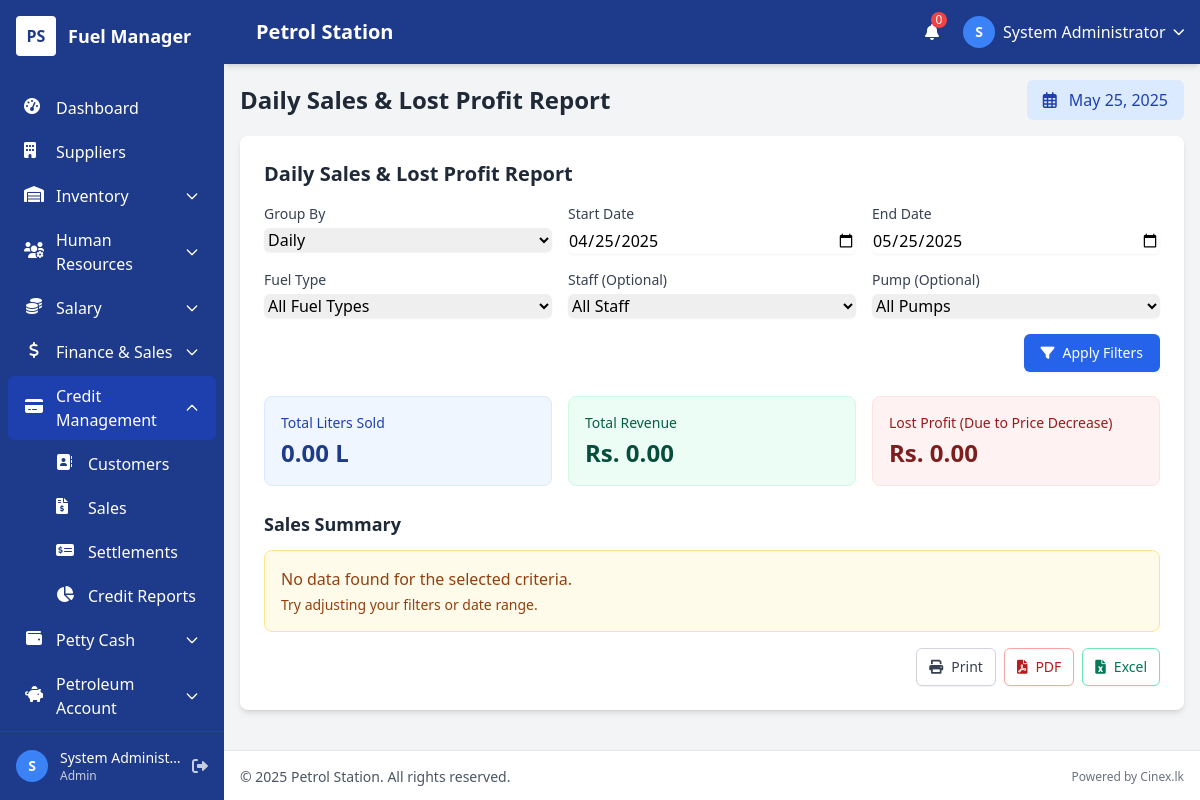
Screenshot of /reports/daily_sales_report.php (signed in) with the database file from the repository.
### tables this page shows
CREATE TABLE `users` (
  `user_id` int(11) NOT NULL AUTO_INCREMENT,
  `username` varchar(50) NOT NULL,
  `password` varchar(255) NOT NULL,
  `full_name` varchar(100) NOT NULL,
  `role` enum('admin','manager','cashier','attendant') NOT NULL DEFAULT 'attendant',
  `status` enum('active','inactive') NOT NULL DEFAULT 'active',
  `last_login` datetime DEFAULT NULL,
  `created_at` timestamp NOT NULL DEFAULT current_timestamp(),
  `email` varchar(100) DEFAULT NULL,
  PRIMARY KEY (`user_id`),
  UNIQUE KEY `username` (`username`)
);

CREATE TABLE `system_settings` (
  `setting_id` int(11) NOT NULL AUTO_INCREMENT,
  `setting_name` varchar(50) NOT NULL,
  `setting_value` text NOT NULL,
  `created_at` timestamp NOT NULL DEFAULT current_timestamp(),
  `updated_at` timestamp NOT NULL DEFAULT current_timestamp() ON UPDATE current_timestamp(),
  `description` text DEFAULT NULL,
  PRIMARY KEY (`setting_id`),
  UNIQUE KEY `setting_name` (`setting_name`)
);

### includes/config.php (called while the page is built, shortened)
<?php
$app_settings = [];

### includes/functions.php (called while the page is built, shortened)
<?php
function load_settings($conn) {
    global $app_settings;
    $query = "SELECT setting_name, setting_value FROM system_settings";
    $result = $conn->query($query);
    if ($result && $result->num_rows > 0) {
        while ($row = $result->fetch_assoc()) {
            $app_settings[$row['setting_name']] = $row['setting_value'];
        }
    }
    return $app_settings;
}
function get_setting($setting_name, $default = null) {
    global $app_settings;
    if (isset($app_settings[$setting_name])) {
        return $app_settings[$setting_name];
    }
    return $default;
}

### includes/db.php (called while the page is built, shortened)
<?php
require_once __DIR__ . '/config.php';
require_once __DIR__ . '/functions.php';
try {
    $conn = @new mysqli($db_host, $db_user, $db_pass, $db_name);
    if (function_exists('load_settings')) {
       load_settings($conn);
    } else {
       error_log("Warning: function 'load_settings' not found after including functions.php in db.php.");
    }
} catch (Exception $e) {
    error_log("Database setup error: " . $e->getMessage());
    echo "<!DOCTYPE html><html><head><title>Database Error</title></head><body style='font-family: sans-serif;'>";
    echo "<div style='border: 2px solid #cc0000; padding: 20px; margin: 30px auto; max-width: 800px; background-color: #fff0f0;'>";
    echo "<h2 style='color: #cc0000;'>Database Connection Error</h2>";
    echo "<p>We encountered a problem connecting to the database. This may be temporary.</p>";
    echo "<p>Please notify the system administrator if this problem persists.</p>";
    echo "</div>";
    echo "</body></html>";
    exit;
}
?>

### reports/daily_sales_report.php (the view, shortened to what this page needs)
<?php
$page_title = "Daily Sales & Lost Profit Report";
require_once '../includes/header.php';
require_once '../includes/db.php';
function getCurrencySymbol() {
    return 'Rs.';
}
$period_type = isset($_GET['period_type']) ? $_GET['period_type'] : 'daily';
$start_date = isset($_GET['start_date']) ? $_GET['start_date'] : date('Y-m-d', strtotime('-30 days'));
$end_date = isset($_GET['end_date']) ? $_GET['end_date'] : date('Y-m-d');
$fuel_type_id = isset($_GET['fuel_type_id']) ? $_GET['fuel_type_id'] : null;
$staff_id = isset($_GET['staff_id']) ? $_GET['staff_id'] : null;
$pump_id = isset($_GET['pump_id']) ? $_GET['pump_id'] : null;
function getSalesData($conn, $period_type, $start_date, $end_date, $fuel_type_id = null, $staff_id = null, $pump_id = null) {
    $group_format = '';
    $date_format = '';
    switch ($period_type) {
        case 'daily':
        default:
            $group_format = "DATE(mr.reading_date)";
            $date_format = "DATE(mr.reading_date)";
            break;
    }
    $sql = "SELECT
                $group_format AS period,
                $date_format AS period_date,
                ft.fuel_type_id,
                ft.fuel_name,
                SUM(mr.volume_dispensed) AS total_volume,
                (SELECT MAX(fp1.selling_price)
                 FROM fuel_prices fp1
                 WHERE fp1.fuel_type_id = ft.fuel_type_id
                 AND fp1.effective_date <= MIN(mr.reading_date)
                 GROUP BY fp1.fuel_type_id
                 ORDER BY fp1.effective_date DESC LIMIT 1) AS current_price,
                (SELECT MAX(fp2.selling_price)
                 FROM fuel_prices fp2
                 WHERE fp2.fuel_type_id = ft.fuel_type_id
                 AND fp2.effective_date < (
                     SELECT MAX(fp3.effective_date)
                     FROM fuel_prices fp3
                     WHERE fp3.fuel_type_id = ft.fuel_type_id
                     AND fp3.effective_date <= MIN(mr.reading_date)
                 )
                 GROUP BY fp2.fuel_type_id
                 ORDER BY fp2.effective_date DESC LIMIT 1) AS previous_price
            FROM
                meter_readings mr
                JOIN pump_nozzles pn ON mr.nozzle_id = pn.nozzle_id
                JOIN pumps p ON pn.pump_id = p.pump_id
                JOIN fuel_types ft ON pn.fuel_type_id = ft.fuel_type_id
                LEFT JOIN staff_assignments sa ON p.pump_id = sa.pump_id
                    AND DATE(mr.reading_date) = sa.assignment_date
            WHERE
                DATE(mr.reading_date) BETWEEN ? AND ?";
    $params = [$start_date, $end_date];
    $types = "ss";
    $sql .= " GROUP BY
                period,
                ft.fuel_type_id,
                ft.fuel_name
            ORDER BY
                period_date ASC,
                ft.fuel_name ASC";
    try {
        $stmt = $conn->prepare($sql);
        $stmt->bind_param($types, ...$params);
        $stmt->execute();
        $result = $stmt->get_result();
        $data = [];
        return $data;
    } catch (Exception $e) {
        error_log("Error in getSalesData: " . $e->getMessage());
        return [];
    }
}
function getComparisonWithPreviousPeriod($current_data) {
    $current_totals = [
        'total_volume' => 0,
        'total_revenue' => 0,
        'lost_profit' => 0
    ];
    return $current_totals;
}
$report_data = getSalesData($conn, $period_type, $start_date, $end_date, $fuel_type_id, $staff_id, $pump_id);
$summary_totals = getComparisonWithPreviousPeriod($report_data);
?>
<div class="bg-white rounded-lg shadow-md p-6 mb-6">
    <h2 class="text-xl font-bold text-gray-800 mb-4">Daily Sales & Lost Profit Report</h2>
    <form method="POST" action="" class="mb-6">
        <div class="grid grid-cols-1 md:grid-cols-2 lg:grid-cols-3 gap-4 mb-4">
            <div>
                <label for="period_type" class="block text-sm font-medium text-gray-700 mb-1">Group By</label>
                <select id="period_type" name="period_type" class="block w-full rounded-md border-gray-300 shadow-sm focus:border-blue-500 focus:ring focus:ring-blue-500 focus:ring-opacity-50">
                    <option value="daily" <?= $period_type === 'daily' ? 'selected' : '' ?>>Daily</option>
                </select>
            </div>
            <div>
                <label for="start_date" class="block text-sm font-medium text-gray-700 mb-1">Start Date</label>
                <input type="date" id="start_date" name="start_date" value="<?= htmlspecialchars($start_date) ?>"
                    class="block w-full rounded-md border-gray-300 shadow-sm focus:border-blue-500 focus:ring focus:ring-blue-500 focus:ring-opacity-50">
            </div>
            <div>
                <label for="end_date" class="block text-sm font-medium text-gray-700 mb-1">End Date</label>
                <input type="date" id="end_date" name="end_date" value="<?= htmlspecialchars($end_date) ?>"
                    class="block w-full rounded-md border-gray-300 shadow-sm focus:border-blue-500 focus:ring focus:ring-blue-500 focus:ring-opacity-50">
            </div>
            <div>
                <label for="fuel_type_id" class="block text-sm font-medium text-gray-700 mb-1">Fuel Type</label>
                <select id="fuel_type_id" name="fuel_type_id" class="block w-full rounded-md border-gray-300 shadow-sm focus:border-blue-500 focus:ring focus:ring-blue-500 focus:ring-opacity-50">
                    <option value="">All Fuel Types</option>
                </select>
            </div>
            <div>
                <label for="staff_id" class="block text-sm font-medium text-gray-700 mb-1">Staff (Optional)</label>
                <select id="staff_id" name="staff_id" class="block w-full rounded-md border-gray-300 shadow-sm focus:border-blue-500 focus:ring focus:ring-blue-500 focus:ring-opacity-50">
                    <option value="">All Staff</option>
                </select>
            </div>
            <div>
                <label for="pump_id" class="block text-sm font-medium text-gray-700 mb-1">Pump (Optional)</label>
                <select id="pump_id" name="pump_id" class="block w-full rounded-md border-gray-300 shadow-sm focus:border-blue-500 focus:ring focus:ring-blue-500 focus:ring-opacity-50">
                    <option value="">All Pumps</option>
                </select>
            </div>
        </div>
        <div class="flex justify-end">
            <button type="submit" class="inline-flex items-center px-4 py-2 border border-transparent rounded-md shadow-sm text-sm font-medium text-white bg-blue-600 hover:bg-blue-700 focus:outline-none focus:ring-2 focus:ring-offset-2 focus:ring-blue-500">
                <i class="fas fa-filter mr-2"></i> Apply Filters
            </button>
        </div>
    </form>
    <div class="grid grid-cols-1 md:grid-cols-3 gap-4 mb-6">
        <div class="bg-blue-50 rounded-lg p-4 border border-blue-100">
            <div class="text-sm font-medium text-blue-800 mb-1">Total Liters Sold</div>
            <div class="text-2xl font-bold text-blue-900"><?= number_format($summary_totals['total_volume'], 2) ?> L</div>
        </div>
        <div class="bg-green-50 rounded-lg p-4 border border-green-100">
            <div class="text-sm font-medium text-green-800 mb-1">Total Revenue</div>
            <div class="text-2xl font-bold text-green-900"><?= getCurrencySymbol() . ' ' . number_format($summary_totals['total_revenue'], 2) ?></div>
        </div>
        <div class="bg-red-50 rounded-lg p-4 border border-red-100">
            <div class="text-sm font-medium text-red-800 mb-1">Lost Profit (Due to Price Decrease)</div>
            <div class="text-2xl font-bold text-red-900"><?= getCurrencySymbol() . ' ' . number_format($summary_totals['lost_profit'], 2) ?></div>
        </div>
    </div>
    <h3 class="text-lg font-semibold text-gray-800 mb-3">Sales Summary</h3>
    <?php if (empty($report_data)): ?>
    <div class="bg-yellow-50 rounded-lg p-4 border border-yellow-200 text-yellow-800">
        <p class="font-medium">No data found for the selected criteria.</p>
        <p class="text-sm mt-1">Try adjusting your filters or date range.</p>
    </div>
    <?php endif; ?>
    <div class="flex justify-end mt-4 space-x-2">
        <button onclick="printReport()" class="inline-flex items-center px-3 py-2 border border-gray-300 rounded-md shadow-sm text-sm font-medium text-gray-700 bg-white hover:bg-gray-50 focus:outline-none focus:ring-2 focus:ring-offset-2 focus:ring-blue-500">
            <i class="fas fa-print mr-2"></i> Print
        </button>
        <button onclick="exportPDF()" class="inline-flex items-center px-3 py-2 border border-red-300 rounded-md shadow-sm text-sm font-medium text-red-700 bg-white hover:bg-red-50 focus:outline-none focus:ring-2 focus:ring-offset-2 focus:ring-red-500">
            <i class="fas fa-file-pdf mr-2"></i> PDF
        </button>
        <button onclick="exportExcel()" class="inline-flex items-center px-3 py-2 border border-green-300 rounded-md shadow-sm text-sm font-medium text-green-700 bg-white hover:bg-green-50 focus:outline-none focus:ring-2 focus:ring-offset-2 focus:ring-green-500">
            <i class="fas fa-file-excel mr-2"></i> Excel
        </button>
    </div>
</div>
<?php
require_once '../includes/footer.php';
?>

### includes/header.php (shortened to what this page needs)
<?php
$current_page = basename($_SERVER['PHP_SELF']);
$user_data = null;
if (isset($_SESSION['user_id'])) {
    require_once __DIR__ . '/db.php';
    $stmt = $conn->prepare("SELECT user_id, username, full_name, role FROM users WHERE user_id = ?");
    $stmt->bind_param("i", $_SESSION['user_id']);
    $stmt->execute();
    $result = $stmt->get_result();
    $user_data = $result->fetch_assoc();
}
$company_name = get_setting('company_name', 'Fuel Manager');
$current_date = date('F d, Y');
?>
<!DOCTYPE html>
<html lang="en">
<head>
    <link href="https://cdn.jsdelivr.net/npm/tailwindcss@2.2.19/dist/tailwind.min.css" rel="stylesheet">
    <link rel="stylesheet" href="https://cdnjs.cloudflare.com/ajax/libs/font-awesome/6.0.0/css/all.min.css">
</head>
<body class="bg-gray-100">
    <?php if ($current_page != 'login.php'): ?>
    <div class="min-h-screen">
        <?php include_once __DIR__ . '/sidebar.php'; ?>
        <div id="main-content-wrapper">
            <header class="bg-header shadow-md z-20 sticky top-0 main-header">
                <div class="flex justify-between items-center h-16 px-4">
                    <div class="flex items-center">
                        <div class="ml-4 text-white text-xl font-semibold">
                            <?= htmlspecialchars($company_name) ?>
                        </div>
                    </div>
                    <div class="flex items-center space-x-4">
                        <div class="relative">
                            <button class="text-white p-2 rounded-full hover:bg-sidebar-active focus:outline-none">
                                <i class="fas fa-bell"></i>
                                <span class="absolute top-0 right-0 h-4 w-4 bg-red-500 rounded-full text-xs flex items-center justify-center">
                                    0
                                </span>
                            </button>
                        </div>
                        <?php if ($user_data): ?>
                        <div class="relative">
                            <button id="user-menu-button" class="flex items-center space-x-2 text-white focus:outline-none">
                                <div class="w-8 h-8 rounded-full bg-secondary flex items-center justify-center">
                                    <?php
                                    $initials = 'S';
                                    if (isset($user_data['full_name'])) {
                                        $name_parts = explode(' ', $user_data['full_name']);
                                        $initials = strtoupper(substr($name_parts[0], 0, 1));
                                        if (count($name_parts) > 1) {
                                            $initials = strtoupper(substr($name_parts[0], 0, 1));
                                        }
                                    }
                                    ?>
                                    <span class="text-sm font-bold"><?= $initials ?></span>
                                </div>
                                <span class="hidden md:inline"><?= htmlspecialchars($user_data['full_name']) ?></span>
                                <i class="fas fa-chevron-down text-xs"></i>
                            </button>
                        </div>
                        <?php endif; ?>
                    </div>
                </div>
            </header>
            <main class="p-4">
                <?php if (isset($page_title)): ?>
                <div class="flex flex-col md:flex-row justify-between items-start md:items-center mb-4">
                    <div>
                        <h1 class="text-2xl font-bold text-gray-800"><?= htmlspecialchars($page_title) ?></h1>
                    </div>
                    <div class="bg-blue-100 px-4 py-2 rounded-md text-blue-800 font-medium mt-4 md:mt-0">
                        <i class="far fa-calendar-alt mr-2"></i> <?= $current_date ?>
                    </div>
                </div>
                <?php endif; ?>
    <?php endif; ?>

### rows the page displays
users: full_name "S", full_name "System Administrator"
system_settings: setting_value "0.00"

### other values shown
$text "Dashboard Suppliers Customers Sales Settlements Credit Reports"
substr($_SESSION['full_name'] ?? 'U', 0, 1) "S"
$_SESSION['full_name'] "System Administ…"
$_SESSION['role'] "Admin"
$company_name "Petrol Station"
$page_title "Daily Sales & Lost Profit Report"
getCurrencySymbol() "Rs."
get_setting('company_name', 'Fuel Manager') "Petrol Station"
